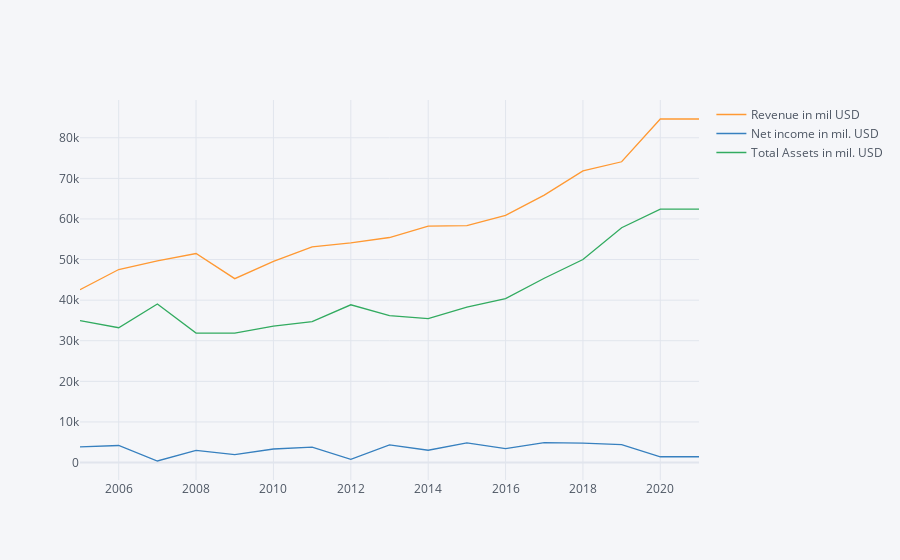

The cell this chart's notebook holds for it:
### Code cell
datau.iplot(x="Year")

### Figure 1 — Plotly figure (JSON) as saved in the notebook; plotly's stock layout.template omitted (floating-point values rounded to 4 significant figures)
{"data": [{"line": {"color": "rgba(255, 153, 51, 1.0)", "dash": "solid", "shape": "linear", "width": 1.3}, "mode": "lines", "name": "Revenue in mil USD", "text": "", "type": "scatter", "x": [2005, 2006, 2007, 2008, 2009, 2010, 2011, 2012, 2013, 2014, 2015, 2016, 2017, 2018, 2019, 2020, 2021], "y": [42581, 47547, 49692, 51486, 45297, 49545, 53105, 54127, 55438, 58232, 58363, 60906, 65872, 71861, 74094, 84628, 84628]}, {"line": {"color": "rgba(55, 128, 191, 1.0)", "dash": "solid", "shape": "linear", "width": 1.3}, "mode": "lines", "name": "Net income in mil. USD", "text": "", "type": "scatter", "x": [2005, 2006, 2007, 2008, 2009, 2010, 2011, 2012, 2013, 2014, 2015, 2016, 2017, 2018, 2019, 2020, 2021], "y": [3870, 4202, 382, 3003, 1968, 3338, 3804, 807, 4372, 3032, 4844, 3431, 4910, 4791, 4440, 1427, 1427]}, {"line": {"color": "rgba(50, 171, 96, 1.0)", "dash": "solid", "shape": "linear", "width": 1.3}, "mode": "lines", "name": "Total Assets in mil. USD", "text": "", "type": "scatter", "x": [2005, 2006, 2007, 2008, 2009, 2010, 2011, 2012, 2013, 2014, 2015, 2016, 2017, 2018, 2019, 2020, 2021], "y": [34947, 33210, 39042, 31879, 31883, 33597, 34701, 38863, 36212, 35440, 38311, 40377, 45403, 50016, 57857, 62410, 62410]}], "layout": {"legend": {"bgcolor": "#F5F6F9", "font": {"color": "#4D5663"}}, "paper_bgcolor": "#F5F6F9", "plot_bgcolor": "#F5F6F9", "title": {"font": {"color": "#4D5663"}}, "xaxis": {"gridcolor": "#E1E5ED", "showgrid": true, "tickfont": {"color": "#4D5663"}, "title": {"font": {"color": "#4D5663"}, "text": ""}, "zerolinecolor": "#E1E5ED"}, "yaxis": {"gridcolor": "#E1E5ED", "showgrid": true, "tickfont": {"color": "#4D5663"}, "title": {"font": {"color": "#4D5663"}, "text": ""}, "zerolinecolor": "#E1E5ED"}}}
